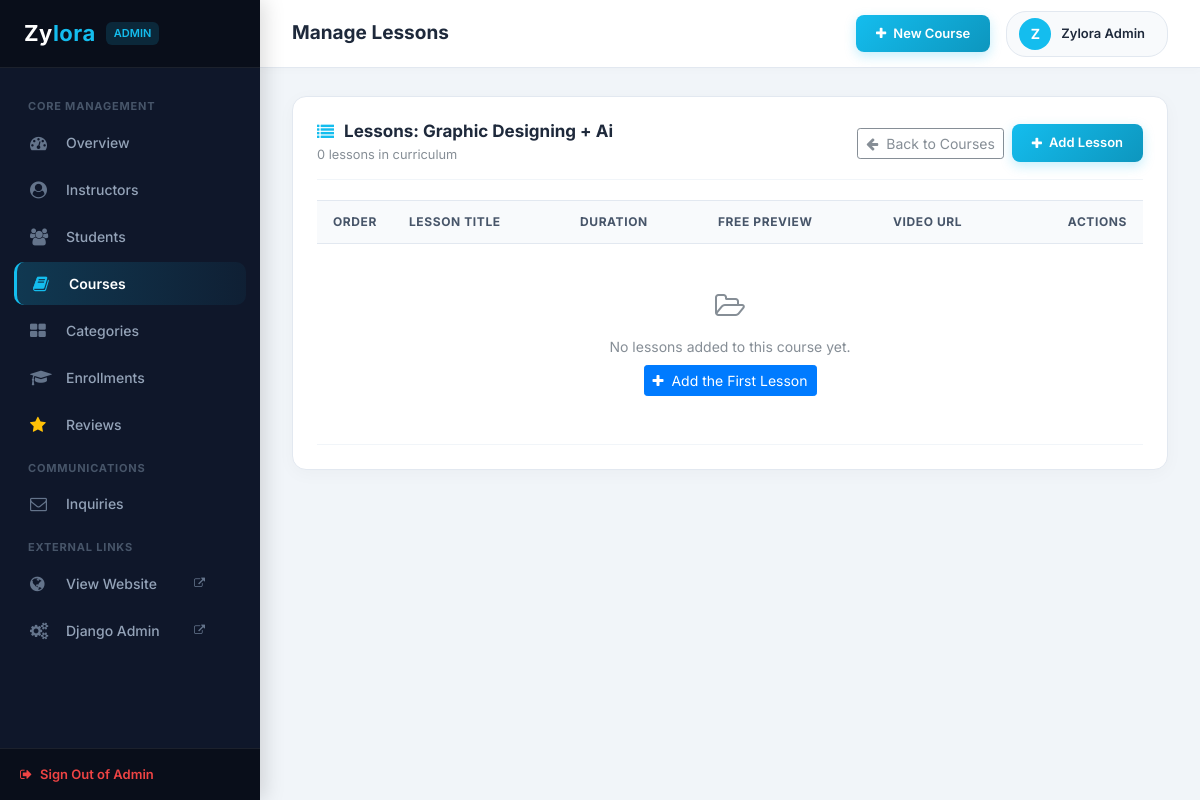
The app's page /admin-panel/courses/8/lessons/ (signed in), older data.
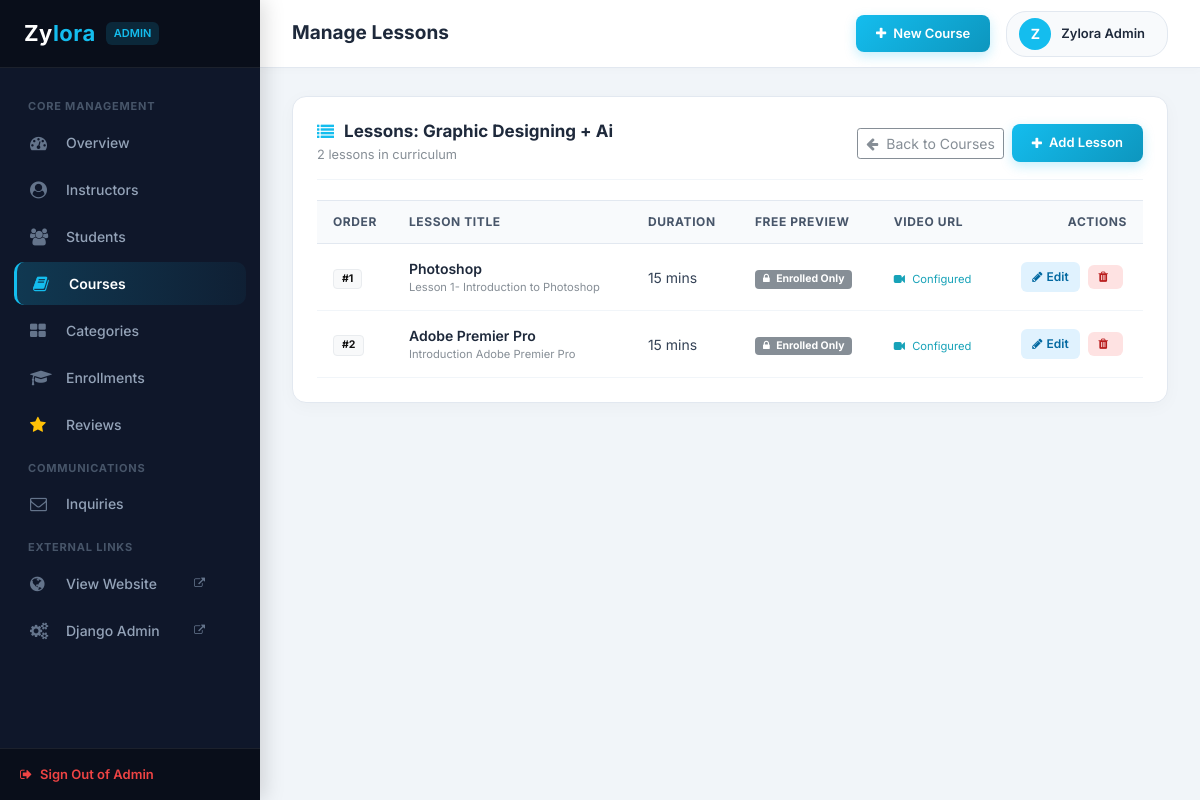
The same page, newer data.
### backend/models.py (models this page shows, shortened)
class Course(models.Model):
    LEVEL_CHOICES = [
        ('Beginner', 'Beginner'),
        ('Intermediate', 'Intermediate'),
        ('Advanced', 'Advanced'),
    ]
    title = models.CharField(max_length=200)
    slug = models.SlugField(max_length=220, unique=True, blank=True)
    category = models.ForeignKey(Category, on_delete=models.SET_NULL, null=True, blank=True, related_name='courses')
    instructor = models.ForeignKey(User, on_delete=models.SET_NULL, null=True, blank=True, related_name='instructed_courses')
    instructor_name = models.CharField(max_length=150, default='Zylora Faculty')
    price = models.DecimalField(max_digits=8, decimal_places=2, default=0.00)
    image = models.ImageField(upload_to='courses/', blank=True, null=True)
    description = models.TextField()
    duration_weeks = models.PositiveIntegerField(default=8, help_text='Course duration in weeks')
    level = models.CharField(max_length=20, choices=LEVEL_CHOICES, default='Beginner')
    is_featured = models.BooleanField(default=False)
    is_published = models.BooleanField(default=True)
    created_at = models.DateTimeField(auto_now_add=True)
    updated_at = models.DateTimeField(auto_now=True)
    class Meta:
        ordering = ['-created_at']

class Lesson(models.Model):
    course = models.ForeignKey(Course, on_delete=models.CASCADE, related_name='lessons')
    title = models.CharField(max_length=200)
    order = models.PositiveIntegerField(default=1)
    content = models.TextField(blank=True, help_text='Lesson notes, curriculum details, or learning materials')
    video_url = models.CharField(max_length=300, blank=True, help_text='Video URL (YouTube, Vimeo, MP4, etc.)')
    duration_minutes = models.PositiveIntegerField(default=15, help_text='Estimated duration in minutes')
    is_preview = models.BooleanField(default=False, help_text='Allow free preview before enrollment')
    created_at = models.DateTimeField(auto_now_add=True)
    updated_at = models.DateTimeField(auto_now=True)
    class Meta:
        ordering = ['order', 'id']
        unique_together = ('course', 'order')

### backend/views.py (the view)
# urls.py: path('courses/<int:course_id>/lessons/', views.course_lessons, name='course_lessons'),
@user_passes_test(is_admin_user, login_url='backend:admin_login')
def course_lessons(request, course_id):
    course = get_object_or_404(Course, id=course_id)
    if not request.user.is_superuser and course.instructor != request.user:
        messages.error(request, "Permission denied. You can only manage lessons for your own courses.")
        return redirect('backend:courses_list')
    lessons = course.lessons.all().order_by('order', 'id')
    return render(request, 'backend/lessons_list.html', {
        'course': course,
        'lessons': lessons,
    })

### backend/views.py (called while the page is built)
def is_admin_user(user):
    return user.is_authenticated and (user.is_staff or user.is_superuser)

### backend/templates/backend/lessons_list.html (shortened to what this page needs)
{% extends 'backend/base_admin.html' %}
{% block page_title %}Manage Lessons{% endblock %}
{% block admin_content %}
<div class="dash_panel">
	<div class="dash_panel_header">
		<div>
			<h3 class="dash_panel_title"><i class="fa fa-list"></i> Lessons: {{ course.title }}</h3>
			<span class="small text-muted">{{ lessons|length }} lesson{{ lessons|length|pluralize }} in curriculum</span>
		</div>
		<div class="d-flex align-items-center">
			<a href="{% url 'backend:courses_list' %}" class="btn btn-outline-secondary btn-sm mr-2">
				<i class="fa fa-arrow-left mr-1"></i> Back to Courses
			</a>
			<a href="{% url 'backend:lesson_create' course.id %}" class="btn_admin_primary">
				<i class="fa fa-plus"></i> Add Lesson
			</a>
		</div>
	</div>
	<div class="table-responsive">
		<table class="custom_table">
			<thead>
				<tr>
					<th style="width: 70px;">Order</th>
					<th>Lesson Title</th>
					<th>Duration</th>
					<th>Free Preview</th>
					<th>Video URL</th>
					<th class="text-right">Actions</th>
				</tr>
			</thead>
			<tbody>
				{% for lesson in lessons %}
				<tr>
					<td><span class="badge badge-light border px-2 py-1 font-weight-bold">#{{ lesson.order }}</span></td>
					<td>
						<div style="font-weight: 600; color: #1e293b;">
							{{ lesson.title }}
						</div>
						<div class="small text-muted" style="max-width: 380px; white-space: nowrap; overflow: hidden; text-overflow: ellipsis;">
							{{ lesson.content|default:"No description provided." }}
						</div>
					</td>
					<td>{{ lesson.duration_minutes }} mins</td>
					<td>
						{% if lesson.is_preview %}
						<span class="badge badge-success px-2 py-1"><i class="fa fa-eye mr-1"></i> Previewable</span>
						{% else %}
						<span class="badge badge-secondary px-2 py-1"><i class="fa fa-lock mr-1"></i> Enrolled Only</span>
						{% endif %}
					</td>
					<td>
						{% if lesson.video_url %}
						<span class="small text-info"><i class="fa fa-video-camera mr-1"></i> Configured</span>
						{% else %}
						<span class="small text-muted">Text only</span>
						{% endif %}
					</td>
					<td class="text-right">
						<a href="{% url 'backend:lesson_edit' lesson.id %}" class="btn_action_sm btn_action_edit" title="Edit Lesson">
							<i class="fa fa-pencil"></i> Edit
						</a>
						<a href="{% url 'backend:lesson_delete' lesson.id %}" class="btn_action_sm btn_action_delete" title="Delete Lesson">
							<i class="fa fa-trash"></i>
						</a>
					</td>
				</tr>
				{% empty %}
				<tr>
					<td colspan="6" class="text-center text-muted py-5">
						<i class="fa fa-folder-open-o fa-2x mb-3 text-muted"></i>
						<div>No lessons added to this course yet.</div>
						<div class="mt-2">
							<a href="{% url 'backend:lesson_create' course.id %}" class="btn btn-sm btn-primary">
								<i class="fa fa-plus mr-1"></i> Add the First Lesson
							</a>
						</div>
					</td>
				</tr>
				{% endfor %}
			</tbody>
		</table>
	</div>
</div>
{% endblock %}

### backend/templates/backend/base_admin.html (shortened to what this page needs)
{% load static %}
<!DOCTYPE html>
<html lang="en">
<head>
<link rel="stylesheet" type="text/css" href="{% static 'frontend/styles/bootstrap4/bootstrap.min.css' %}">
<link href="{% static 'frontend/plugins/font-awesome-4.7.0/css/font-awesome.min.css' %}" rel="stylesheet" type="text/css">
</head>
<body>
<aside class="admin_sidebar">
	<div class="sidebar_brand">
		<a href="{% url 'backend:dashboard' %}">Zy<span>lora</span></a>
		<span class="badge_admin">{% if request.user.is_superuser %}Admin{% else %}Instructor{% endif %}</span>
	</div>
	<ul class="sidebar_menu">
		<div class="menu_heading">Core Management</div>
		<li class="sidebar_item">
			<a href="{% url 'backend:dashboard' %}" class="sidebar_link {% if request.resolver_match.url_name == 'dashboard' %}active{% endif %}">
				<i class="fa fa-dashboard"></i> Overview
			</a>
		</li>
		{% if request.user.is_superuser %}
		<li class="sidebar_item">
			<a href="{% url 'backend:instructors_list' %}" class="sidebar_link {% if request.resolver_match.url_name in 'instructors_list,instructor_create' %}active{% endif %}">
				<i class="fa fa-user-circle"></i> Instructors
			</a>
		</li>
		{% endif %}
		<li class="sidebar_item">
			<a href="{% url 'backend:students_list' %}" class="sidebar_link {% if request.resolver_match.url_name in 'students_list,student_edit' %}active{% endif %}">
				<i class="fa fa-users"></i> Students
			</a>
		</li>
		<li class="sidebar_item">
			<a href="{% url 'backend:courses_list' %}" class="sidebar_link {% if request.resolver_match.url_name in 'courses_list,course_create,course_edit,course_lessons,lesson_create,lesson_edit' %}active{% endif %}">
				<i class="fa fa-book"></i> Courses
			</a>
		</li>
		<li class="sidebar_item">
			<a href="{% url 'backend:categories_list' %}" class="sidebar_link {% if request.resolver_match.url_name in 'categories_list,category_create,category_edit' %}active{% endif %}">
				<i class="fa fa-th-large"></i> Categories
			</a>
		</li>
		<li class="sidebar_item">
			<a href="{% url 'backend:enrollments_list' %}" class="sidebar_link {% if request.resolver_match.url_name in 'enrollments_list,enrollment_detail' %}active{% endif %}">
				<i class="fa fa-graduation-cap"></i> Enrollments
			</a>
		</li>
		<li class="sidebar_item">
			<a href="{% url 'backend:reviews_list' %}" class="sidebar_link {% if request.resolver_match.url_name == 'reviews_list' %}active{% endif %}">
				<i class="fa fa-star text-warning"></i> Reviews
			</a>
		</li>
		<div class="menu_heading">Communications</div>
		<li class="sidebar_item">
			<a href="{% url 'backend:messages_list' %}" class="sidebar_link {% if request.resolver_match.url_name == 'messages_list' %}active{% endif %}">
				<i class="fa fa-envelope-o"></i> Inquiries
			</a>
		</li>
		<div class="menu_heading">External Links</div>
		<li class="sidebar_item">
			<a href="{% url 'frontend:index' %}" target="_blank" class="sidebar_link">
				<i class="fa fa-globe"></i> View Website <i class="fa fa-external-link ml-auto" style="font-size: 11px;"></i>
			</a>
		</li>
		<li class="sidebar_item">
			<a href="/admin/" target="_blank" class="sidebar_link">
				<i class="fa fa-cogs"></i> Django Admin <i class="fa fa-external-link ml-auto" style="font-size: 11px;"></i>
			</a>
		</li>
	</ul>
	<div class="sidebar_footer">
		<a href="{% url 'backend:admin_logout' %}" style="color: #ef4444; font-size: 13px; font-weight: 600; text-decoration: none; display: flex; align-items: center;">
			<i class="fa fa-sign-out mr-2"></i> Sign Out of Admin
		</a>
	</div>
</aside>
<header class="admin_topbar">
	<div class="topbar_left">
		<h1>{% block page_title %}Admin Dashboard{% endblock %}</h1>
	</div>
	<div class="topbar_right">
		<a href="{% url 'backend:course_create' %}" class="btn_admin_primary mr-3">
			<i class="fa fa-plus"></i> New Course
		</a>
		<div class="admin_user_pill">
			<div class="admin_avatar">
				{{ request.user.first_name|first|default:request.user.username|first|upper }}
			</div>
			<div class="admin_user_name">
				{{ request.user.get_full_name|default:request.user.username }}
			</div>
		</div>
	</div>
</header>
<main class="admin_main">
	{% block admin_content %}{% endblock %}
</main>
</body>
</html>

Row changes from the older to the newer data that the page shows:
added Lesson: order "1", title "Photoshop", content "Lesson 1- Introduction to Photoshop", duration_minutes "15", is_preview False (drawn), shows "Configured"
added Lesson: order "2", title "Adobe Premier Pro", content "Introduction Adobe Premier Pro", duration_minutes "15", is_preview False (drawn), shows "Configured"
Text that changed along with them:
{{ lessons|length }}: "0" → "2"
text no longer shown: "No lessons added to this course yet. Add the First Lesson"
